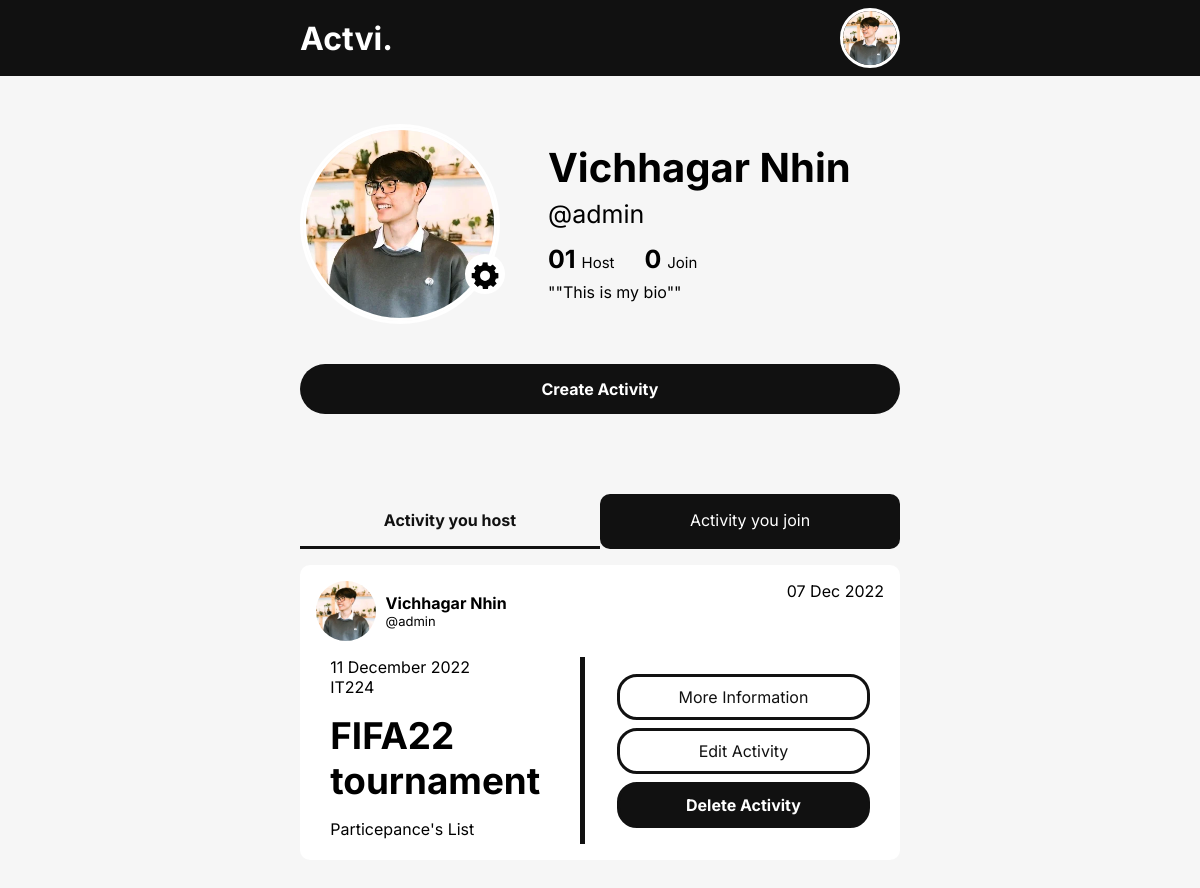
The page /dashboard/ (signed in) on the database its author committed.
### activity/models.py (models this page shows, shortened)
class User(AbstractUser):
    USER_TYPE = [
        ('admin', 'admin'),
        ('official', 'official'),
        ('normal', 'normal')
    ]
    profileImage = models.ImageField(upload_to='images/', null=True, blank=True)
    userType = models.CharField(max_length=10, choices=USER_TYPE, default='normal')
    userBio = models.CharField(max_length=100)
    def __str__(self):
        return self.username

class Activity(models.Model):
    activityOrganizer = models.ForeignKey(User, on_delete=models.CASCADE)
    activityTitle = models.CharField(max_length=50)
    activityLocation = models.CharField(max_length=100)
    activityDiscription = models.TextField()
    activityDate = models.DateTimeField()
    activityOpenDate = models.DateTimeField()
    activityCloseDate = models.DateTimeField()

### activity/views.py (the view)
# urls.py: path('dashboard/', ProfileHost, name='profile-host'),
@login_required(login_url='activity:login')
def ProfileHost(request):
    activities = []
    pagenation = [0,1,2,3,4]
    hostCount = Activity.objects.filter(activityOrganizer = request.user.id).count()
    joinCount = ActivityParticepationList.objects.filter(userID = request.user.id).count()
    for activity in Activity.objects.filter(activityOrganizer = request.user.id).order_by('-activityOpenDate'):
        particepance = ActivityParticepationList.objects.filter(activityID = activity.id) if ActivityParticepationList.objects.filter(activityID = activity.id).count() < 6 else ActivityParticepationList.objects.filter(activityID = activity.id)[:5]
        lastestParticepance = ActivityParticepationList.objects.filter(activityID = activity.id).count()
        activityInfo = {"activity" : activity, "particepance" : particepance, "lastestParticepance" : lastestParticepance}
        activities.append(activityInfo)
    context = {
        "activities" : activities,
        "pagenation" : pagenation,
        "hostCount" : hostCount,
        "joinCount" : joinCount
    }
    return render(request, "activity/profile-host.html", context)

### activity/templates/activity/profile-host.html (shortened to what this page needs)
{% include "activity/base.html" %}
{% load static %}
{% block content %}
<head>
    <link rel="stylesheet" href="{% static 'activity/css/user.css' %}">
</head>
<main>
    <div class="profile-section">
        <div class="profile-container" onclick="toEditPro()" style="cursor: pointer;">
            <div class="profile-edit">
                <img src="{% static 'activity/img/edit.png' %}" alt="" >
            </div>
            <div class="profile-picture">
                <img src="/images/{{ request.user.profileImage }}" alt="">
            </div>
        </div>
        <div class="user-info">
            <div class="name">
                <h1>{{ request.user.first_name | title }} {{ request.user.last_name | title }}</h1>
                <p>@{{ request.user.username }}</p>
            </div>
            <div class="activity-info-user">
                <p class="host">
                    <span class="number">
                    {% if  hostCount > 9%}
                        {{ hostCount }}
                    {% elif hostCount == 0%}
                        0
                    {% else %}
                        0{{ hostCount }}
                    {%endif%}
                    </span> Host
                </p>
                <p class="join">
                    <span class="number">
                    {% if  joinCount > 9%}
                        {{ joinCount }}
                    {% elif joinCount == 0%}
                        0
                    {% else %}
                        0{{ joinCount }}
                    {%endif%}
                    </span> Join
                </p>
            </div>
            <p class="bio">"{{ request.user.userBio }}"</p>
        </div>
    </div>
    <div class="switcher">
        <div class="create-activity">
            <a href="{% url 'activity:create' %}">Create Activity</a>
        </div>
        <div class="switcher-button">
            <div class="butt-user active" onclick="goYouHost()">Activity you host</div>
            <div class="butt-user" onclick="goYouJoin()">Activity you join</div>
        </div>
    </div>
    <div class="activities">
        {% if activities %}
        {% for activity in activities %}
        <div class="activity-card">
            <div class="profile">
                <div class="card-profile">
                    <div class="profile-image">
                        <img src="/images/{{ activity.activity.activityOrganizer.profileImage }}" alt="">
                    </div>
                    <div class="name">
                        <div class="fullname">{{ activity.activity.activityOrganizer.first_name | title }} {{ activity.activity.activityOrganizer.last_name | title }}</div>
                        <div class="username">@{{ activity.activity.activityOrganizer }}</div>
                    </div>
                </div>
                <div class="time">{{ activity.activity.activityOpenDate | date:'d M Y' }}</div>
            </div>
            <div class="activity-info">
                <div class="activity-detail">
                    <p>{{ activity.activity.activityDate | date:'d F Y'}}</p>
                    <p>{{ activity.activity.activityLocation }}</p>
                    <h1>{{ activity.activity.activityTitle }}</h1>
                    <p class="list">Particepance's List</p>
                </div>
                <div class="activity-action">
                    <div class="butt detail-button">
                        <a href="{% url 'activity:more-info' activity.activity.id %}">More Information</a>
                    </div>
                    <div class="butt detail-button">
                        <a href="{% url 'activity:update' activity.activity.id %}">Edit Activity</a>
                    </div>
                    <div class="butt join-button">
                        <form id="join-form">
                            <a href="{% url 'activity:delete' activity.activity.id %}">Delete Activity</a>
                        </form>
                    </div>
                </div>
            </div>
        </div>
        {% endfor %}
        {% else %}
        <p style="text-align: center; margin-top: 10rem;">You haven't host any activity yet</p>
        {% endif %}
    </div>
</main>
{% endblock %}

### activity/templates/activity/base.html (shortened to what this page needs)
{% load static %}
<!doctype html>
<html>
<head>
    <link rel="stylesheet" href="{% static 'activity/css/nav.css' %}">
</head>
<body>
    <header>
        <nav>
            <div class="logo" onclick="goHome()">Actvi.</div>
            <div class="img">
                <img src="/images/{{ request.user.profileImage }}" onclick="goProfile()" onmouseover="showLogout()">
            </div>
        </nav>
    </header>
</body>
</html>

### activity/static/activity/css/nav.css (style rules this page uses)
* { margin: 0; padding: 0; box-sizing: border-box; font-family: 'Inter', sans-serif; }
body { margin-inline: auto; background-color: #F6F6F6; }
nav { display: flex; justify-content: space-between; background-color: #111; padding-inline: 300px; padding-block: 0.5rem; }
nav .logo { font-size: 2rem; font-weight: bolder; margin-block: auto; color: #fff; cursor: pointer; }
nav .img { width: 60px; height: 60px; border: 3px #fff solid; border-radius: 50%; cursor: pointer; }
nav .img img { width: 100%; height: 100%; object-fit: cover; border-radius: inherit; cursor: pointer; }

### activity/static/activity/css/user.css (style rules this page uses)
* { margin: 0; padding: 0; box-sizing: border-box; font-family: 'Inter', sans-serif; }
.profile-section { margin-top: 3rem; }
.profile-container { position: relative; }
.profile-section, .switcher, .create-activity { padding-inline: 25%; }
.profile-section { display: flex; }
.profile-picture { width: 200px; height: 200px; border-radius: 50%; border: 3px #fff solid; z-index: 0; }
.profile-picture img { width: 100%; height: 100%; object-fit: cover; border: inherit; border-radius: inherit; }
.profile-edit { width: 40px; height: 40px; border-radius: 50%; background-color: #fff; position: absolute; bottom: 30px; right: -5px; z-index: 5; }
.profile-edit img { width: 100%; height: 100%; object-fit: contain; border: inherit; border-radius: inherit; }
.user-info { margin-left: 3rem; margin-block: auto; line-height: 25px; }
.user-info .name h1 { font-size: 2.5rem; margin-bottom: 10px; line-height: 3rem; }
.user-info .name p { font-size: 25px; margin-bottom: 10px; }
.activity-info-user { display: flex; }
.activity-info-user p { margin-right: 30px; font-size: 15px; margin-top: 10px; margin-bottom: 5px; }
.number { font-weight: bold; font-size: 25px; }
.switcher { margin-block: 2.5rem; }
.create-activity { background-color: #111; border-radius: 50px; text-align: center; padding-block: 15px; cursor: pointer; margin-bottom: 2rem; }
.create-activity a { text-decoration: none; color: #fff; font-weight: bolder; }
.switcher-button { display: flex; justify-content: space-evenly; margin-top: 5rem; margin-bottom: -2rem; border-radius: 10px; }
.butt-user { text-align: center; width: 100%; background-color: #111; color: #fff; padding: 1rem 0; cursor: pointer; border-radius: 10px 10px 10px 10px; }
.active { background-color: #f6f6f6; border-bottom: #111 3px solid; padding-bottom: 1rem; color: #111; font-weight: bolder; border-radius: 0; }
.activities { padding-inline: 25%; }
.activity-card { background-color: #fff; border-radius: 10px; padding: 1rem; margin-block: 3rem; }
.profile { display: flex; justify-content: space-between; }
.card-profile { display: flex; justify-content: center; align-items: center; gap: 0.6rem; margin-bottom: 1rem; }
.profile-image { width: 60px; height: 60px; border-radius: 50%; }
.profile-image img { width: 100%; height: 100%; border-radius: inherit; object-fit: cover; }
.fullname { font-weight: bold; }
.username { font-size: 13px; }
.activity-info { max-width: 95%; margin-inline: auto; display: flex; }
.activity-detail { width: 50%; }
.activity-detail h1 { margin-block: 1rem; font-size: 2.3rem; font-weight: bolder; }
.activity-detail { border-right: 5px #111 solid; padding-right: 2rem; }
.activity-action { margin-block: auto; margin-left: 2rem; width: 50%; }
.butt { width: 100%; margin-block: 0.5rem; border: #111 3px solid; border-radius: 20px; padding-block: 10px; text-align: center; cursor: pointer; }
.butt a { text-decoration: none; text-align: center; margin-block: auto; color: #111; }
.join-button { background-color: #111; font-weight: bolder; }
.join-button a { color: #fff; }

### rows shown on the page
User: user.profileImage (picture), user.first_name "Vichhagar", user.last_name "Nhin", user.username "admin", user.userBio "\"This is my bio\""
Activity: activity.activityOrganizer.profileImage (picture), activity.activityOrganizer.first_name "Vichhagar", activity.activityOrganizer.last_name "Nhin", activity.activityOrganizer "admin", activity.activityOpenDate "07 Dec 2022", activity.activityDate "11 December 2022", activity.activityLocation "IT224", activity.activityTitle "FIFA22 tournament"

### other values the page prints
{{ hostCount }} "1"
